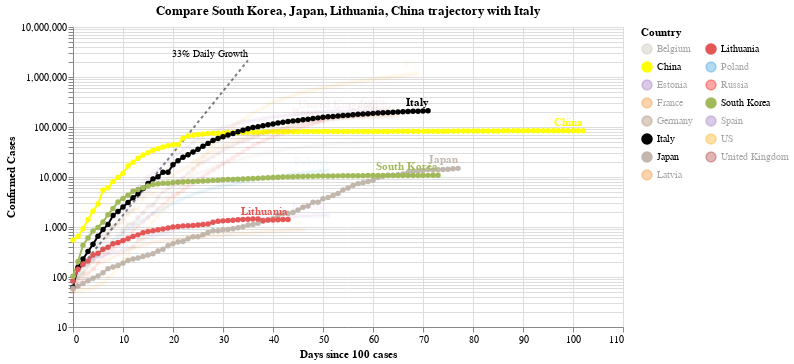

This figure's notebook cell:
### Code cell
#hide_input
chart3 = make_since_chart(dff2, ['South Korea', 'Japan', 'Lithuania', 'China'], baseline_countries)
chart3

### Figure 1 — Vega-Lite specification as saved in the notebook (floating-point values rounded to 4 significant figures; data arrays with more than 128 entries replaced by an {"elided": "..."} marker saying what was removed)
{"config": {"view": {"continuousWidth": 400, "continuousHeight": 300}}, "layer": [{"mark": {"type": "line", "color": "black", "opacity": 0.5, "strokeDash": [3, 3]}, "encoding": {"x": {"type": "quantitative", "field": "Days since 100 cases"}, "y": {"type": "quantitative", "field": "Confirmed Cases"}}}, {"mark": {"type": "text", "align": "right", "dy": -6, "fontSize": 10, "text": "33% Daily Growth"}, "encoding": {"x": {"type": "quantitative", "field": "Days since 100 cases"}, "y": {"type": "quantitative", "field": "Confirmed Cases"}}, "transform": [{"filter": "(datum['Days since 100 cases'] >= 35)"}]}, {"data": {"name": "data-bf468289bcb972d1bc6d2702714796da"}, "mark": {"type": "line", "point": true}, "encoding": {"color": {"type": "nominal", "field": "Country", "legend": {"columns": 2}, "scale": {"domain": ["Belgium", "China", "Estonia", "France", "Germany", "Italy", "Japan", "Latvia", "Lithuania", "Poland", "Russia", "South Korea", "Spain", "US", "United Kingdom"], "range": ["#C1B7AD", "yellow", "#9467bd", "#F58518", "#9D755D", "black", "#C1B7AD", "#F58518", "#E45756", "#2495D3", "red", "#A1BA59", "#9467bd", "orange", "brown"]}}, "opacity": {"condition": {"value": 1, "selection": "selector001"}, "value": 0.05}, "tooltip": [{"type": "nominal", "field": "Country"}, {"type": "temporal", "field": "Date"}, {"type": "quantitative", "field": "Confirmed Cases"}, {"type": "quantitative", "field": "Days since 100 cases"}], "x": {"type": "quantitative", "field": "Days since 100 cases"}, "y": {"type": "quantitative", "field": "Confirmed Cases", "scale": {"type": "log"}}}, "selection": {"selector001": {"type": "multi", "fields": ["Country"], "bind": "legend", "init": [{"Country": "South Korea"}, {"Country": "Japan"}, {"Country": "Lithuania"}, {"Country": "China"}, {"Country": "Italy"}]}}, "width": 550}, {"data": {"name": "data-bf468289bcb972d1bc6d2702714796da"}, "mark": {"type": "text", "align": "right", "dy": -8, "fontWeight": "bold"}, "encoding": {"color": {"type": "nominal", "field": "Country", "legend": {"columns": 2}, "scale": {"domain": ["Belgium", "China", "Estonia", "France", "Germany", "Italy", "Japan", "Latvia", "Lithuania", "Poland", "Russia", "South Korea", "Spain", "US", "United Kingdom"], "range": ["#C1B7AD", "yellow", "#9467bd", "#F58518", "#9D755D", "black", "#C1B7AD", "#F58518", "#E45756", "#2495D3", "red", "#A1BA59", "#9467bd", "orange", "brown"]}}, "opacity": {"condition": {"value": 1, "selection": "selector001"}, "value": 0.05}, "text": {"type": "nominal", "field": "Country"}, "tooltip": [{"type": "nominal", "field": "Country"}, {"type": "temporal", "field": "Date"}, {"type": "quantitative", "field": "Confirmed Cases"}, {"type": "quantitative", "field": "Days since 100 cases"}], "x": {"type": "quantitative", "field": "Days since 100 cases"}, "y": {"type": "quantitative", "field": "Confirmed Cases", "scale": {"type": "log"}}}, "transform": [{"filter": "(datum['Date'] >= 1588464000000)"}], "width": 550}], "data": {"name": "data-c1a3bbf4dd040f2e7e8e7a69520e3c2a"}, "title": "Compare South Korea, Japan, Lithuania, China trajectory with Italy", "$schema": "https://vega.github.io/schema/vega-lite/v4.0.2.json", "datasets": {"data-c1a3bbf4dd040f2e7e8e7a69520e3c2a": [{"Days since 100 cases": 0, "Confirmed Cases": 100.0}, {"Days since 100 cases": 1, "Confirmed Cases": 133.0}, {"Days since 100 cases": 2, "Confirmed Cases": 176.9}, {"Days since 100 cases": 3, "Confirmed Cases": 235.3}, {"Days since 100 cases": 4, "Confirmed Cases": 312.9}, {"Days since 100 cases": 5, "Confirmed Cases": 416.2}, {"Days since 100 cases": 6, "Confirmed Cases": 553.5}, {"Days since 100 cases": 7, "Confirmed Cases": 736.1}, {"Days since 100 cases": 8, "Confirmed Cases": 979.1}, {"Days since 100 cases": 9, "Confirmed Cases": 1302.0}, {"Days since 100 cases": 10, "Confirmed Cases": 1732.0}, {"Days since 100 cases": 11, "Confirmed Cases": 2303.0}, {"Days since 100 cases": 12, "Confirmed Cases": 3064.0}, {"Days since 100 cases": 13, "Confirmed Cases": 4074.0}, {"Days since 100 cases": 14, "Confirmed Cases": 5419.0}, {"Days since 100 cases": 15, "Confirmed Cases": 7207.0}, {"Days since 100 cases": 16, "Confirmed Cases": 9586.0}, {"Days since 100 cases": 17, "Confirmed Cases": 12750.0}, {"Days since 100 cases": 18, "Confirmed Cases": 16960.0}, {"Days since 100 cases": 19, "Confirmed Cases": 22550.0}, {"Days since 100 cases": 20, "Confirmed Cases": 29990.0}, {"Days since 100 cases": 21, "Confirmed Cases": 39890.0}, {"Days since 100 cases": 22, "Confirmed Cases": 53060.0}, {"Days since 100 cases": 23, "Confirmed Cases": 70560.0}, {"Days since 100 cases": 24, "Confirmed Cases": 93850.0}, {"Days since 100 cases": 25, "Confirmed Cases": 124800.0}, {"Days since 100 cases": 26, "Confirmed Cases": 166000.0}, {"Days since 100 cases": 27, "Confirmed Cases": 220800.0}, {"Days since 100 cases": 28, "Confirmed Cases": 293700.0}, {"Days since 100 cases": 29, "Confirmed Cases": 390600.0}, {"Days since 100 cases": 30, "Confirmed Cases": 519500.0}, {"Days since 100 cases": 31, "Confirmed Cases": 690900.0}, {"Days since 100 cases": 32, "Confirmed Cases": 918900.0}, {"Days since 100 cases": 33, "Confirmed Cases": 1222000.0}, {"Days since 100 cases": 34, "Confirmed Cases": 1625000.0}, {"Days since 100 cases": 35, "Confirmed Cases": 2162000.0}], "data-bf468289bcb972d1bc6d2702714796da": {"elided": "960 records"}}}
